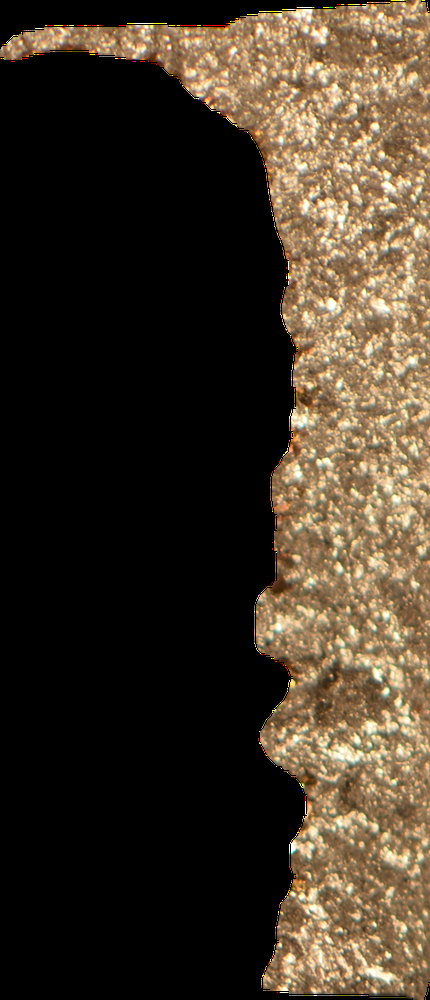
#> input picture DSLR-segment/A1-down-non-crack.png, 430 x 1000 px, shrunk from 710 x 1650 before the run; its folder holds only this picture in this run
$ jupyter execute --allow-errors image_process.ipynb
#> lines starting #> are read from the running program, lines starting #| are printed output that depends on the picture; after the words box and inside, x2 and y2 are one past the last pixel; in counts of white or black regions, pixels touching at a corner belong together
### ROI extract
1. We need to get the Region of Interest (ROI) from the DSLR image first. and actuaclly, what we really interested is the material part. so, we can extract the ROI from the image.

[Model: Segemnt Everything](https://segment-anything.com/demo)

### Get the infomation from the ROI
0. **Area**
1. **Perimeter**
2. **Aspect Ratio:** The aspect ratio compares the width to the height of the shape. A perfect circle has an aspect ratio of 1, while elongated or irregular shapes have values different from 1.

3. **Convexity:** Convexity measures how convex or concave a shape is. Convex shapes have a higher value, while concave shapes have a lower value. It's calculated by dividing the area of the shape by the area of its convex hull.

4. **Circularity:** Circularity measures how close the shape is to a perfect circle. It is calculated as the ratio of the area of the shape to the area of a circle with the same perimeter (circumference). A perfect circle has a circularity of 1, while irregular shapes have values less than 1.

5. **Fractal Dimension:** Fractal dimension measures how complex and irregular a shape is. You can use algorithms like the box-counting method to estimate the fractal dimension. ->not work

These features are popular used in research.
Nowaday, it is popular to extract infomation from every pixel and location, e.g. Convolutional Neural Network. However, the amount of images is limited so it's not a good idea to use CNN to extract the features. Therefore, we use these five defined features to represent an image.

[cell 1]
import cv2
import matplotlib.pyplot as plt
import os
import glob
import pandas as pd
import numpy as np

[cell 2]
def calculate_aspect_ratio(contour):
    x, y, width, height = cv2.boundingRect(contour)
    object_width = width
    object_height = height
    aspect_ratio = width / height
    return aspect_ratio

def calculate_convexity(contour):
    hull = cv2.convexHull(contour)
    convexity = cv2.contourArea(contour) / cv2.contourArea(hull)
    return convexity

def calculate_circularity(area,perimeter):
    circularity = (4 * np.pi * area) / (perimeter**2)
    return circularity

def fractal_dimention(contours,n=20):
    # Initialize a list to store the number of boxes and corresponding box sizes
    num_boxes = []
    box_sizes = []

    # Iterate through different box sizes
    for box_size in range(1, 20):  # You can adjust the range based on your image size
        count = 0
        for contour in contours:
            x, y, w, h = cv2.boundingRect(contour)
            if w <= box_size and h <= box_size:
                count += 1
        num_boxes.append(count)
        box_sizes.append(box_size)

    # Filter out invalid data points where either num_boxes or box_sizes is zero
    valid_data_indices = [i for i, (num, size) in enumerate(zip(num_boxes, box_sizes)) if num > 0 and size > 0]
    filtered_num_boxes = [num_boxes[i] for i in valid_data_indices]
    filtered_box_sizes = [box_sizes[i] for i in valid_data_indices]

    # Check if there are valid data points for calculation
    if len(filtered_num_boxes) > 0 and len(filtered_box_sizes) > 0:
        # Fit a linear regression model to the data (log-log plot)
        coefficients = np.polyfit(np.log(filtered_box_sizes), np.log(filtered_num_boxes), 1)

        # The first coefficient is the fractal dimension
        fractal_dimension = -coefficients[0]

        print("Fractal Dimension:", fractal_dimension)

        # Plot the data points and the fitted line (log-log plot)
        plt.figure()
        plt.loglog(filtered_box_sizes, filtered_num_boxes, 'bo-')
        plt.xlabel('Box Size (log scale)')
        plt.ylabel('Number of Boxes (log scale)')
        plt.title('Box Counting Method for Fractal Dimension')
        plt.grid(True)
        plt.show()
    else:
        print("No valid data points for fractal dimension calculation.")

[cell 3]
def single_image_process(path):

#> called with path = './DSLR-segment/A1-down-non-crack.png'
    image = cv2.imread(path)
#> image is the input picture: shape (1000, 430, 3); mean B, G, R 38.8, 52.9, 64.2

#     plt.imshow(cv2.cvtColor(image, cv2.COLOR_BGR2RGB))
    gray = cv2.cvtColor(image, cv2.COLOR_BGR2GRAY)
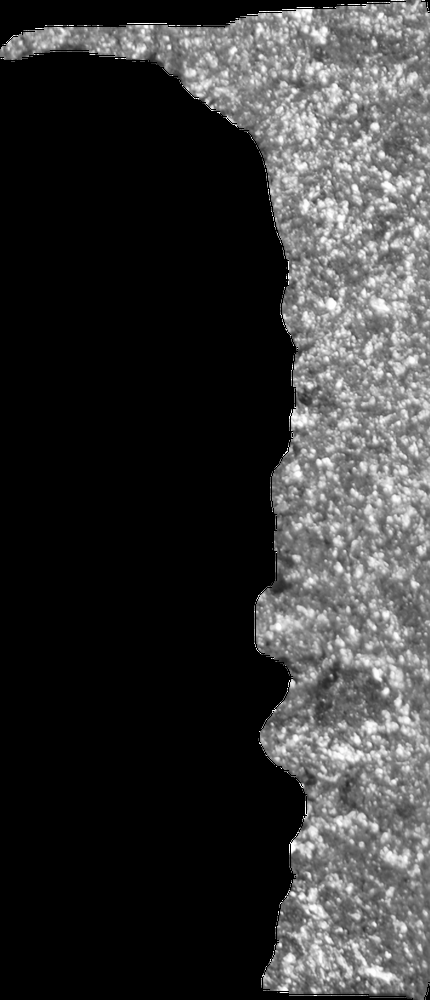
#> gray: shape (1000, 430); min 0, max 255, mean 54.6

    #binary
    _, thresholded = cv2.threshold(gray, 1, 255, cv2.THRESH_BINARY)
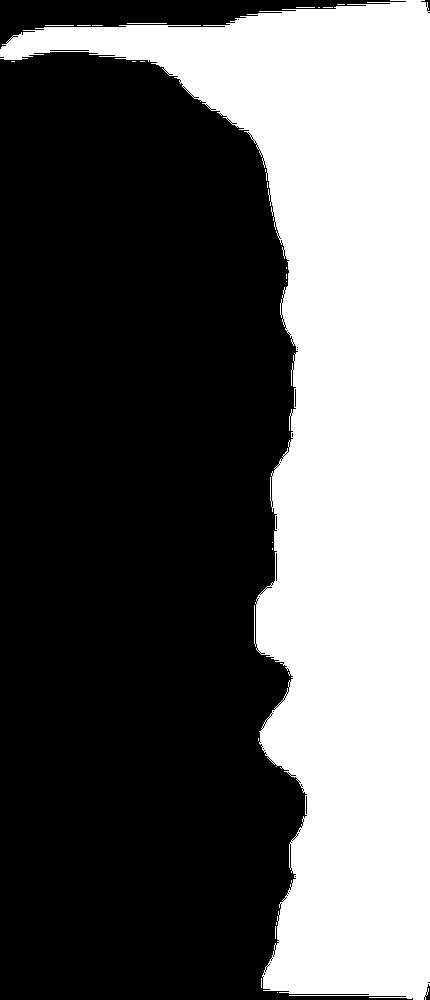
#> thresholded: shape (1000, 430); 38.3% white; 24 white regions (21 under 20 px)
    # Find contours in the binary mask
    contours, _ = cv2.findContours(thresholded, cv2.RETR_EXTERNAL, cv2.CHAIN_APPROX_SIMPLE)
#> contours = 24 contours, 23 with area under 20; largest, box (x1, y1, x2, y2) and area: (0, 0, 430, 1000) 162742
    # Iterate through the contours and calculate their perimeters
    perimeter = 0
    for contour in contours:
        perimeter += cv2.arcLength(contour, closed=True)
#> this loop made 24 passes
#> (contour, perimeter) on passes 1 to 12: ([[277, 992]], 0), ([[261, 978], [261, 987]], 18), ([[275, 926], [275, 938]], 42), ([[276, 922], [276, 924]], 46), ([[258, 738], [258, 740]], 50), ([[272, 548], [272, 549]], 52), ([[272, 542]], 52), ([[286, 281]], 52), ([[286, 274], [286, 278]], 60), ([[286, 267], [286, 268]], 62), ([[267, 182], [267, 187]], 72), ([[265, 169], [265, 171]], 76)
#> perimeter on pass 24: 4874.3
#> after the loop, perimeter = 4874.3
#     print("Perimeter of crack area:", perimeter)
    #########Area
    area = cv2.countNonZero(thresholded)
#> area = 164617
#     print("crack area:", area)

    calculate_circularity_value = calculate_circularity(area, perimeter)
#> in calculate_circularity, `circularity = (4 * np.pi * area) / (perimeter**2)`: circularity = 0.0871
#> calculate_circularity_value = 0.0871
#     print('circularity',calculate_circularity_value)

    for contour in contours:
        aspect_ratio_value = calculate_aspect_ratio(contour)
#         print('Aspect Ratio:', aspect_ratio_value)
        convexity_value = calculate_convexity(contour)
#> this loop made 1 pass
#> (x in calculate_aspect_ratio, y in calculate_aspect_ratio, width in calculate_aspect_ratio, height in calculate_aspect_ratio, object_width in calculate_aspect_ratio, object_height in calculate_aspect_ratio, aspect_ratio in calculate_aspect_ratio, aspect_ratio_value) on pass 1: (277, 992, 1, 1, 1, 1, 1, 1)
#         print('Convexity:', convexity_value)

    return perimeter, area, calculate_circularity_value, aspect_ratio_value,convexity_value

$ run again, on DSLR-segment/A13-down-non-crack.png
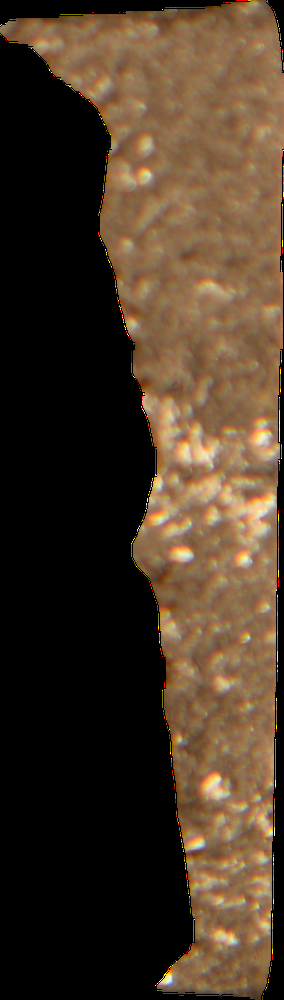
#> input picture DSLR-segment/A13-down-non-crack.png, 284 x 1000 px, shrunk from 449 x 1581 before the run
#> in single_image_process, image is the input picture: shape (1000, 284, 3); mean B, G, R 37.8, 54.8, 71.8
#> in single_image_process, `gray = cv2.cvtColor(image, cv2.COLOR_BGR2GRAY)`:
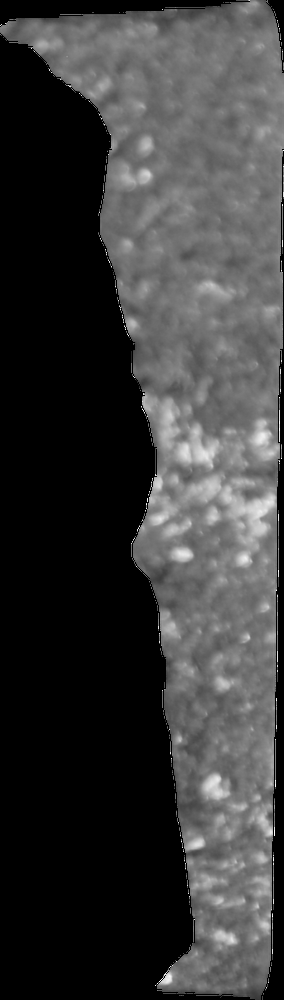
#> gray: shape (1000, 284); min 0, max 255, mean 58
#> in single_image_process, `_, thresholded = cv2.threshold(gray, 1, 255, cv2.THRESH_BINARY)`:
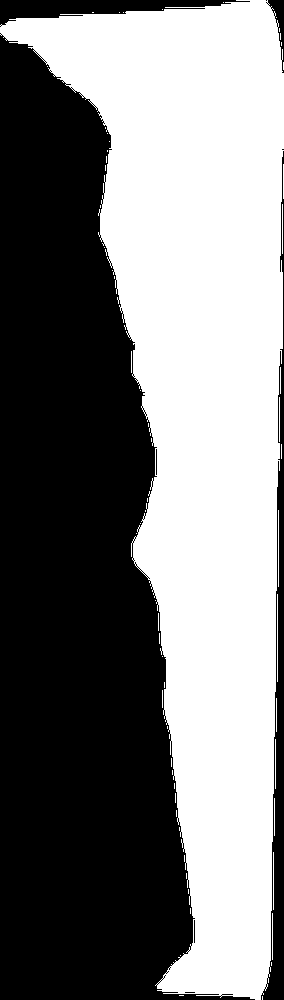
#> thresholded: shape (1000, 284); 48.6% white; 63 white regions (50 under 20 px)
#> contours = 63 contours, 62 with area under 20; largest, box (x1, y1, x2, y2) and area: (0, 0, 284, 1000) 135738
#> the loop in single_image_process, `for contour in contours:` made 63 passes
#> (contour, perimeter) on passes 1 to 8: ([[262, 996], [262, 999]], 6), ([[179, 995], [183, 995]], 14), ([[271, 962], [271, 965]], 20), ([[180, 955]], 20), ([[272, 913], [272, 959]], 112), ([[190, 908], [190, 913]], 122), ([[188, 889], [188, 893]], 130), ([[186, 873], [186, 878]], 140)
#> after the loop in single_image_process, `for contour in contours:`: perimeter = 5171.3
#> area = 138035
#> circularity = 0.0649
#> the loop in single_image_process, `for contour in contours:` made 1 pass
#> contour on pass 1: [[262, 996], [262, 999]]

$ run again, on DSLR-segment/A1-up-non-crack.png
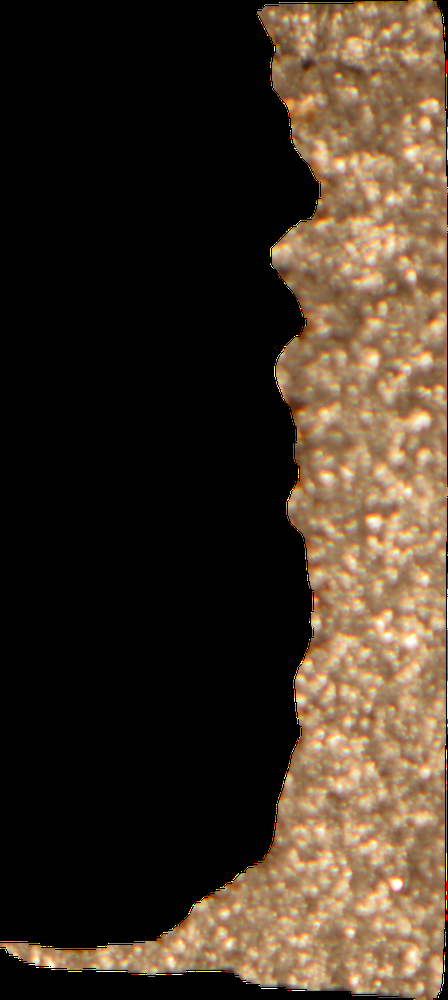
#> input picture DSLR-segment/A1-up-non-crack.png, 448 x 1000 px, shrunk from 741 x 1654 before the run
#> in single_image_process, image is the input picture: shape (1000, 448, 3); mean B, G, R 37.8, 52.2, 66.3
#> in single_image_process, `gray = cv2.cvtColor(image, cv2.COLOR_BGR2GRAY)`:
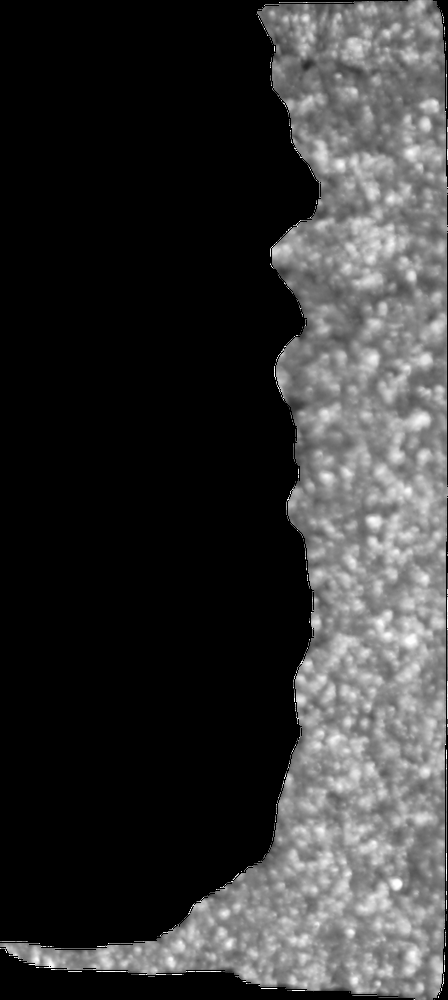
#> gray: shape (1000, 448); min 0, max 255, mean 54.8
#> in single_image_process, `_, thresholded = cv2.threshold(gray, 1, 255, cv2.THRESH_BINARY)`:
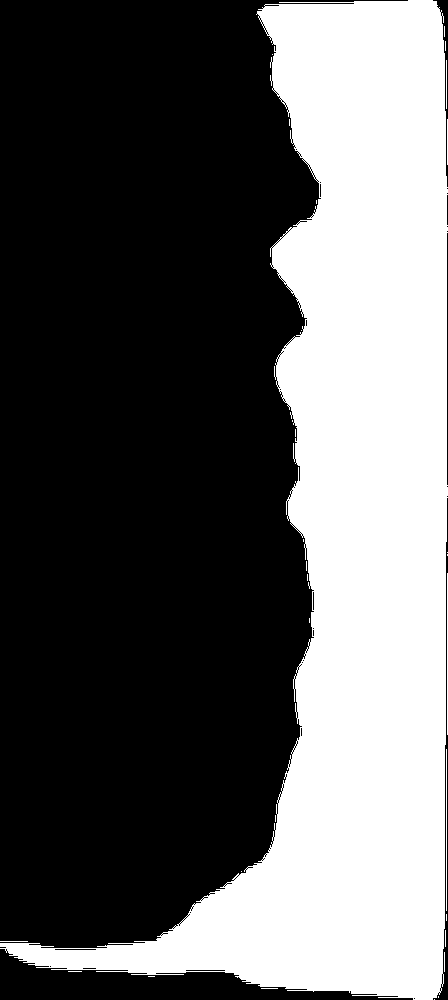
#> thresholded: shape (1000, 448); 37.8% white; 30 white regions (23 under 20 px)
#> contours = 30 contours, 29 with area under 20; largest, box (x1, y1, x2, y2) and area: (0, 0, 448, 1000) 167138
#> the loop in single_image_process, `for contour in contours:` made 30 passes
#> (contour, perimeter) on passes 1 to 8: ([[434, 999]], 0), ([[438, 996], [438, 997]], 2), ([[261, 988], [277, 988]], 34), ([[148, 976], [154, 976]], 46), ([[68, 971], [81, 971]], 72), ([[444, 952], [444, 971]], 110), ([[0, 941], [27, 941]], 164), ([[445, 930], [445, 946]], 196)
#> after the loop in single_image_process, `for contour in contours:`: perimeter = 5657.3
#> area = 169333
#> circularity = 0.0665
#> the loop in single_image_process, `for contour in contours:` made 1 pass
#> aspect_ratio_value on pass 1: 1
